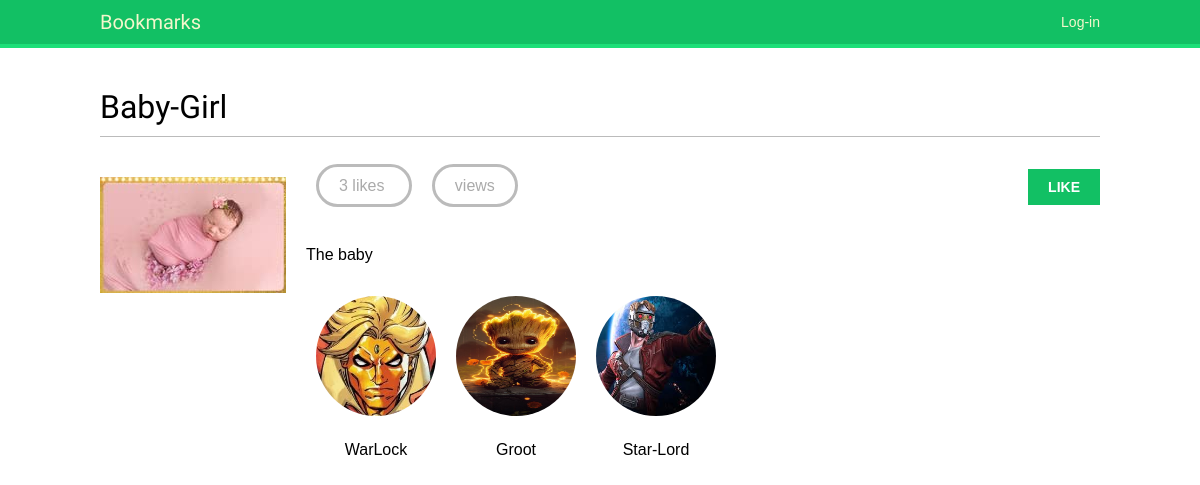
The app's page /images/detail/9/baby-girl/ with its own data.
### images/models.py (models this page shows, shortened)
class Image(models.Model):
    user = models.ForeignKey(settings.AUTH_USER_MODEL, related_name='images_created', on_delete=models.CASCADE)
    title = models.CharField(max_length=200)
    slug = models.SlugField(max_length=200, blank=True)
    url = models.URLField()
    image = models.ImageField(upload_to='images/%Y/%m/%d/')
    description = models.TextField(blank=True)
    created = models.DateField(auto_now_add=True, db_index=True)
    users_like = models.ManyToManyField(settings.AUTH_USER_MODEL, related_name='images_liked', blank=True)
    total_likes = models.PositiveIntegerField(db_index=True, default=0)

### account/models.py (models this page shows, shortened)
class Profile(models.Model):
    user = models.OneToOneField(settings.AUTH_USER_MODEL, on_delete=models.CASCADE)
    date_of_birth = models.DateField(blank=True, null=True)
    photo = models.ImageField(upload_to='users/%Y/%m/%d/', blank=True)

### images/views.py (the view)
# urls.py: path('detail/<int:id>/<slug:slug>/', views.image_detail, name='detail'),
def image_detail(request, id, slug):
    image = get_object_or_404(Image, id=id, slug=slug)
    total_views = r.incr(f'image:{image.id}:views')
    r.zincrby('image_ranking', 1, image.id)
    return render(request, 'images/image/detail.html', {'section': 'images', 'image': image,
                                                        'total_views':total_views})

### images/templates/images/image/detail.html (shortened to what this page needs)
{% extends "base.html" %}
{% block content %}
  <h1>{{ image.title }}</h1>
  {% load thumbnail %}
    <a href="{{ image.image.url }}">
    <img src="{% thumbnail image.image 300x0 %}" class="image-detail">
    </a>
    {% with total_likes=image.users_like.count users_like=image.users_like.all %}
        <div class="image-info">
            <div>
                <span class="count">
                    <span class="total">{{ total_likes }}</span>
                    like{{ total_likes|pluralize }}
                  </span>
                  <span class="count">
                    {{ total_views }} view{{ total_views|pluralize }}
                  </span>
                  <a href="#" data-id="{{ image.id }}" data-action="{% if request.user in users_like %}un{% endif %}like" class="like button">
                    {% if request.user not in users_like %}
                      Like
                    {% else %}
                      Unlike
                    {% endif %}
                  </a>
            </div>
            {{ image.description|linebreaks }}
            </div>
            <div class="image-likes">
            {% for user in users_like %}
                <div>
                <img src="{{ user.profile.photo.url }}">
                <p>{{ user.first_name }}</p>
                </div>
            {% empty %}
                Nobody likes this image yet.
            {% endfor %}
        </div>
    {% endwith %}
{% endblock %}

### account/static/css/base.css (style rules this page uses)
body { margin:0; padding:0; font-family:helvetica, sans-serif; }
p { line-height: 1.8; }
a { color:#12c064; text-decoration:none; }
h1, h2, h3, h4, h5 , h6 { font-family: 'Muli', sans-serif; font-weight:normal; }
h1 { border-bottom:1px solid #bbb; padding:0 0 10px 0; margin:10px 0 20px 0; }
input[type=submit], a.button { font-weight:bold; background:#12c064; color:#fff; padding:10px 20px; font-size:14px; text-transform:uppercase; }
.image-preview, .image-detail { max-width:300px; float:left; margin:0 20px 20px 0; }
.image-detail { margin-top:20px; }
.image-info div { padding:20px 0; overflow:auto; }
.count { color:#aaa; border:3px solid #bbb; border-radius:26px; padding:10px 20px; margin:20px 10px 0; }
a.like, a.follow { float:right; margin-top:-8px; }
.image-likes div { float:left; width:auto; padding:10px; text-align:center; }
.image-likes img { width:120px; height:120px; border-radius:50%; }

### records on screen
Image: title "Baby-Girl", image (picture), description "The baby"

### other values on screen
{{ total_likes }} "3"
{{ user.first_name }} "WarLock"
{{ user.first_name }} "Groot"
{{ user.first_name }} "Star-Lord"
